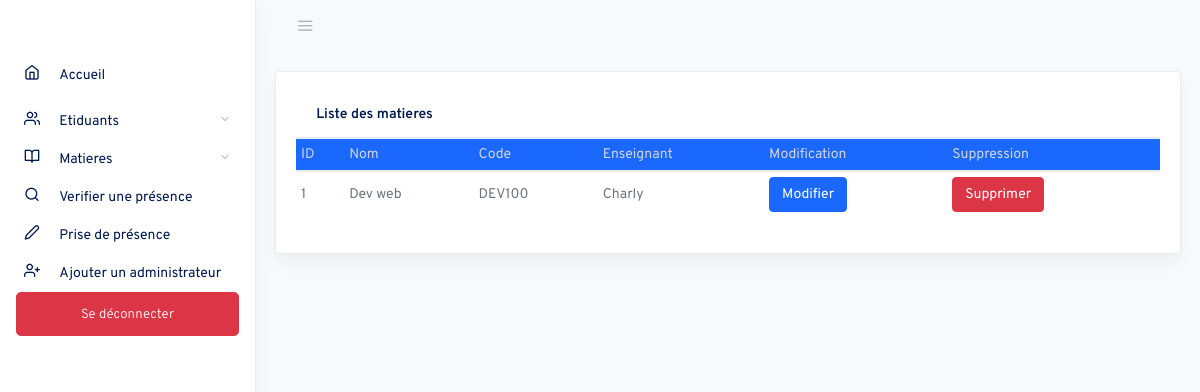
The page /admin/liste_mat.php on the database its author committed.
### tables this page shows
CREATE TABLE `matieres` (
  `id` int(11) NOT NULL,
  `nom` varchar(255) NOT NULL,
  `code_matiere` varchar(255) NOT NULL,
  `enseignant` varchar(255) NOT NULL
);

### admin/liste_mat.php (the view, shortened to what this page needs)
<?php
$bdd = new PDO('mysql:host=localhost;dbname=gestion_presences', 'root', '');
$req = $bdd->query('SELECT * FROM matieres');
$matieres = $req->fetchAll();
?>
<!DOCTYPE html>
<html lang="fr">
<head>
    <link rel="stylesheet" href="css/style.css">
    <link rel="stylesheet" href="css/simplebar.css">
    <link rel="stylesheet" href="css/feather.css">
    <link rel="stylesheet" href="css/app-light.css" id="lightTheme">
</head>
<body class="vertical  light  ">
    <div class="wrapper">
        <?php
        include_once('asside.php')
        ?>
        <main role="main" class="main-content">
            <div class="container-fluid ">
                <div class="row">
                    <div class="col-md-12 card shadow card-body">
                        <table class="table table-hover table-sm">
                            <div class="card-header">
                                <strong class="card-title">Liste des matieres</strong>
                            </div>
                            <thead class="bg-primary text-bold">
                                <tr>
                                    <th>ID</th>
                                    <th>Nom</th>
                                    <th>Code</th>
                                    <th>Enseignant</th>
                                    <th>Modification</th>
                                    <th>Suppression</th>
                                </tr>
                            </thead>
                            <tbody>
                                <?php foreach ($matieres as $matiere) { ?>
                                    <tr>
                                        <td><?= $matiere['id'] ?></td>
                                        <td><?= $matiere['nom'] ?></td>
                                        <td><?= $matiere['code_matiere'] ?></td>
                                        <td><?= $matiere['enseignant'] ?></td>
                                        <td>
                                            <form action=" " method="get">
                                                <button type="submit" name="submodif" class="btn btn-primary">Modifier</button>
                                            </form>
                                        </td>
                                        <td>
                                            <a href="?action=sup&id=<?= $matiere["id"] ?>" class="btn btn-danger">Supprimer</a>
                                        </td>
                                    </tr>
                                <?php  } ?>
                            </tbody>
                        </table>
                                </div>
                    </div>
                </div>
        </main>
    </div>
</body>
</html>

### rows shown on the page
matieres: id "1", nom "Dev web", code_matiere "DEV100", enseignant "Charly"
